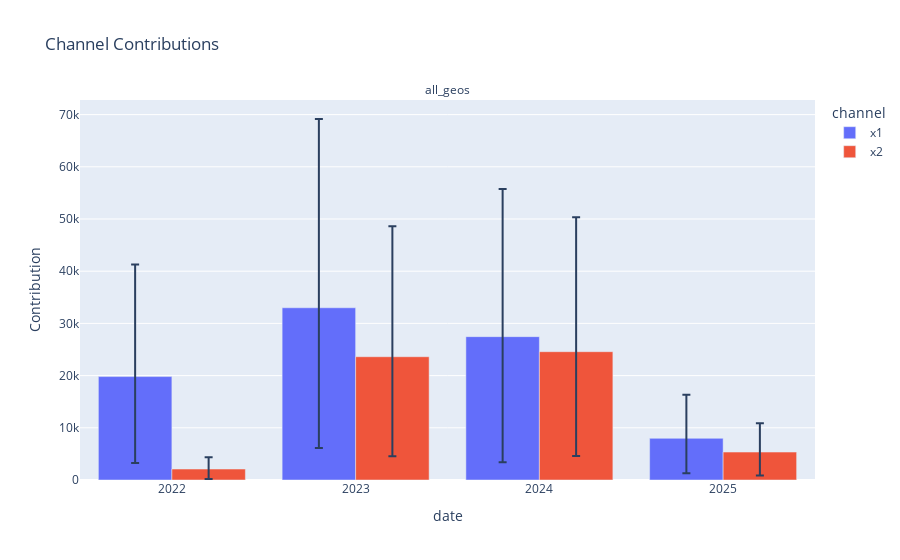

Notebook code for this chart:
### Markdown cell above
### Q: aggregating over geos, how did the contribution of each channel changed year after year?

### Code cell
from pymc_marketing.mmm.summary import MMMSummaryFactory

agg_data = mmm.data.aggregate_dims(
    dim="geo", values=["geo_a", "geo_b"], new_label="all_geos"
)
agg_summary = MMMSummaryFactory(agg_data, mmm)
agg_factory = MMMPlotlyFactory(summary=agg_summary)
agg_factory.contributions(frequency="yearly", color="channel", x="date")

### Figure 1 — Plotly figure (JSON) as saved in the notebook; plotly's stock layout.template omitted (floating-point values rounded to 4 significant figures)
{"data": [{"alignmentgroup": "True", "customdata": [["19811  CI: [3244, 41269]", "all_geos"], ["32993  CI: [6116, 69157]", "all_geos"], ["27461  CI: [3423, 55754]", "all_geos"], ["7980  CI: [1273, 16325]", "all_geos"]], "error_y": {"array": [21460.0, 36160.0, 28290.0, 8345.0], "arrayminus": [16570.0, 26880.0, 24040.0, 6707.0]}, "hovertemplate": "channel=x1<br>Contribution=%{customdata[0]}<extra></extra>", "legendgroup": "x1", "marker": {"color": "#636efa", "pattern": {"shape": ""}}, "name": "x1", "offsetgroup": "x1", "orientation": "v", "showlegend": true, "textposition": "auto", "type": "bar", "x": ["2022", "2023", "2024", "2025"], "xaxis": "x", "y": [19810.0, 32990.0, 27460.0, 7981.0], "yaxis": "y"}, {"alignmentgroup": "True", "customdata": [["2100  CI: [171, 4361]", "all_geos"], ["23616  CI: [4545, 48596]", "all_geos"], ["24578  CI: [4591, 50358]", "all_geos"], ["5351  CI: [840, 10887]", "all_geos"]], "error_y": {"array": [2262.0, 24980.0, 25780.0, 5537.0], "arrayminus": [1929.0, 19070.0, 19990.0, 4510.0]}, "hovertemplate": "channel=x2<br>Contribution=%{customdata[0]}<extra></extra>", "legendgroup": "x2", "marker": {"color": "#EF553B", "pattern": {"shape": ""}}, "name": "x2", "offsetgroup": "x2", "orientation": "v", "showlegend": true, "textposition": "auto", "type": "bar", "x": ["2022", "2023", "2024", "2025"], "xaxis": "x", "y": [2100.0, 23620.0, 24580.0, 5351.0], "yaxis": "y"}], "layout": {"annotations": [{"font": {}, "showarrow": false, "text": "all_geos", "x": 0.5, "xanchor": "center", "xref": "paper", "y": 1, "yanchor": "bottom", "yref": "paper"}], "barmode": "group", "legend": {"title": {"text": "channel"}, "tracegroupgap": 0}, "title": {"text": "Channel Contributions"}, "xaxis": {"anchor": "y", "domain": [0, 1], "title": {"text": "date"}}, "yaxis": {"anchor": "x", "domain": [0, 1], "title": {"text": "Contribution"}}}}
